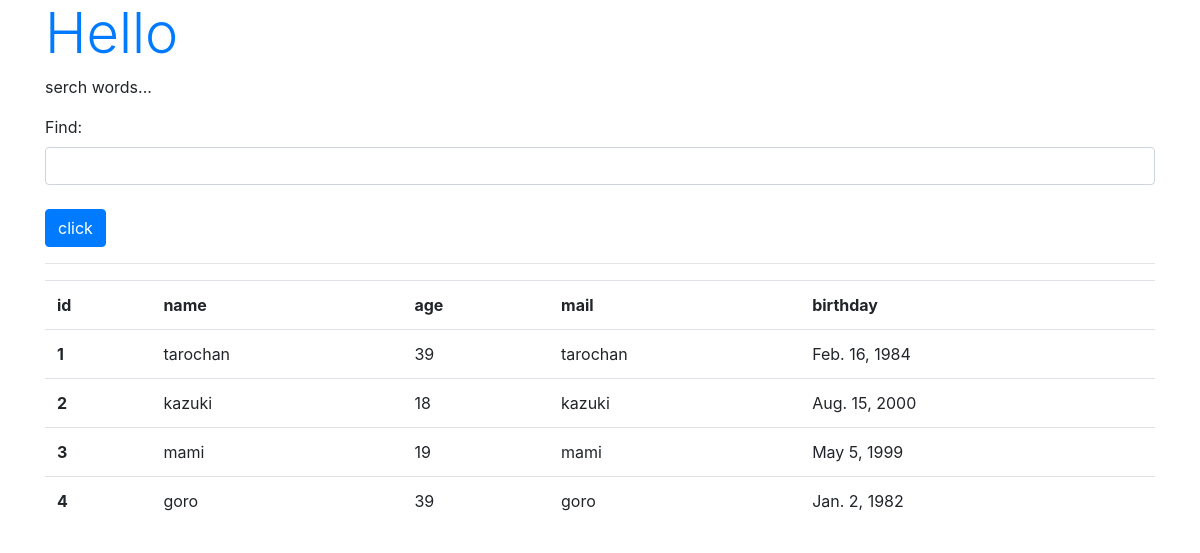
/hello/find, run on the app's committed database.
### hello/models.py (models this page shows, shortened)
class Friend(models.Model):
  name = models.CharField(max_length=100,
    validators=[number_only])
  mail = models.EmailField(max_length=200)
  gender = models.BooleanField()
  age = models.IntegerField()
  birthday = models.DateField()

### hello/views.py (the view)
# urls.py: path('find', views.find, name='find'),
def find(request):
  if(request.method == 'POST'):
    form = FindForm(request.POST)
    find = request.POST['find']
    list = find.split()
    data = Friend.objects.all()[int(list[0]):int(list[1])]
    msg = 'Result: ' + str(data.count())
  else:
    msg = 'serch words...'
    form = FindForm()
    data = Friend.objects.all()
  params={
    'title': 'Hello',
    'message': msg,
    'form': form,
    'data': data,
  }
  return render(request, 'hello/find.html', params)

### hello/forms.py
class FindForm(forms.Form):
  find = forms.CharField(label='Find', required=False, widget=forms.TextInput(attrs={'class':'form-control'}))

### hello/templates/hello/find.html (shortened to what this page needs)
{% load static %}
<!doctype html>
<html lang="ja">
<head>
  <link rel="stylesheet" href="https://stackpath.bootstrapcdn.com/bootstrap/4.3.1/css/bootstrap.min.css"/>
</head>
<body class="container">
  <h1 class="display-4 text-primary">{{ title }}</h1>
  <p>{{ message|safe }}</p>
  <form action="{% url 'find' %}" method="post">
    {{ form.as_p}}
    <tr><th></th><td>
      <input type="submit" value="click" class="btn btn-primary mt-2"></td></tr>
    </form>
    <hr>
    <table class="table">
      <tr>
        <th>id</th>
        <th>name</th>
        <th>age</th>
        <th>mail</th>
        <th>birthday</th>
      </tr>
    {% for item in data %}
      <tr>
        <th>{{ item.id }}</th>
        <td>{{ item.name }}</td>
        <td>{{ item.age }}</td>
        <td>{{ item.name }}</td>
        <td>{{ item.birthday }}</td>
      </tr>
    {% endfor %}
    </table>
</body>
</html>

### data on the page
Friend: id "1", name "tarochan", age "39", birthday "Feb. 16, 1984"
Friend: id "2", name "kazuki", age "18", birthday "Aug. 15, 2000"
Friend: id "3", name "mami", age "19", birthday "May 5, 1999"
Friend: id "4", name "goro", age "39", birthday "Jan. 2, 1982"

### other printed values
{{ title }} "Hello"
{{ message|safe }} "serch words..."
